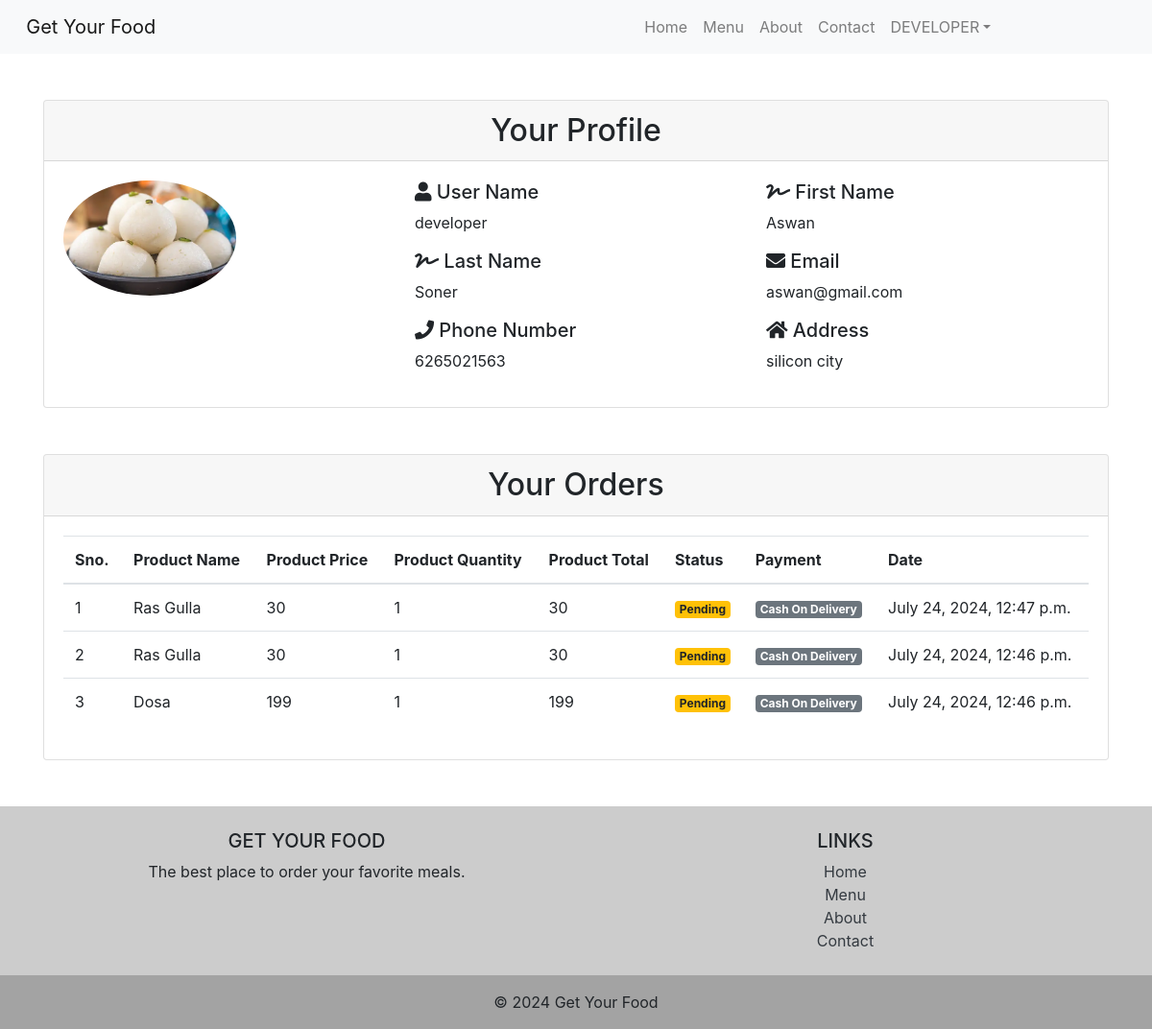
/profile/ (signed in), run on the app's committed database.
### ajax_app/models.py (models this page shows, shortened)
class CustomUser(AbstractUser):
    phone_number = models.CharField(max_length=10)
    address = models.CharField(max_length=100)
    image = models.ImageField(upload_to='user_image/', null=True)
    groups = models.ManyToManyField(
        Group,
        related_name='customuser_set',
        blank=True,
        help_text=('The groups this user belongs to. A user will get all permissions granted to each of their groups.'),
        related_query_name='customuser',
    )
    user_permissions = models.ManyToManyField(
        Permission,
        related_name='customuser_set',
        blank=True,
        help_text=('Specific permissions for this user.'),
        related_query_name='customuser',
    )

class Orders(models.Model):
    status_choices = [
        ('p', 'Pending'),
        ('c', 'Completed'),
        ('r', 'Rejected'),
    ]
    payment_choices = [
        ('cod', 'Cash on Delivery'),
        ('u', 'Upi'),
        ('c', 'Card'),
    ]
    user = models.ForeignKey(CustomUser, on_delete=models.CASCADE)
    product = models.ForeignKey(Product, on_delete=models.CASCADE)
    quantity = models.PositiveIntegerField(default=1)
    total = models.PositiveIntegerField(default=0)
    created_at = models.DateTimeField(auto_now_add=True)
    status = models.CharField(max_length=100, choices=status_choices, default='p')
    payment = models.CharField(max_length=100, choices=payment_choices, default='cod')
    class Meta:
        ordering = ['-created_at']

class Product(models.Model):
    name = models.CharField(max_length=100)
    price = models.IntegerField(default=0)
    description = models.CharField(max_length=100)
    image = models.ImageField(upload_to='images/')
    category = models.ForeignKey(Category, on_delete=models.CASCADE)
    class Meta:
        ordering = ['category']

### ajax_app/views.py (the view, shortened to what this page needs)
# urls.py: path('profile/', ProfileView.as_view(), name='profile'),
class ProfileView(generic.View):
    template_name = 'profile.html'
    def get(self, request):
        orders = Orders.objects.filter(user=request.user)
        return render(request, self.template_name, {'orders': orders})

### ajax_app/templates/profile.html
{% extends 'base.html' %}
{% block content %}
<div class="container my-5">
    <div class="card mb-5">
        <div class="card-header">
            <h2 class="text-center mb-0">Your Profile</h2>
        </div>
        <div class="card-body">
            <div class="row">
                <div class="col-md-4">
                    <img src="{{ user.image.url }}" class="img-fluid rounded-circle" alt="profile" style="display: block;
                    width: 180px;
                    height: autopx;">
                </div>
                <div class="col-md-8">
                    <div class="row">
                        <div class="col-md-6">
                            <h5><i class="fas fa-user"></i> User Name</h5>
                            <p>{{ user.username }}</p>
                        </div>
                        <div class="col-md-6">
                            <h5><i class="fas fa-signature"></i> First Name</h5>
                            <p>{{ user.first_name }}</p>
                        </div>
                        <div class="col-md-6">
                            <h5><i class="fas fa-signature"></i> Last Name</h5>
                            <p>{{ user.last_name }}</p>
                        </div>
                        <div class="col-md-6">
                            <h5><i class="fas fa-envelope"></i> Email</h5>
                            <p>{{ user.email }}</p>
                        </div>
                        <div class="col-md-6">
                            <h5><i class="fas fa-phone"></i> Phone Number</h5>
                            <p>{{ user.phone_number }}</p>
                        </div>
                        <div class="col-md-6">
                            <h5><i class="fas fa-home"></i> Address</h5>
                            <p>{{ user.address }}</p>
                        </div>
                    </div>
                </div>
            </div>
        </div>
    </div>
    <div class="card">
        <div class="card-header">
            <h2 class="text-center mb-0">Your Orders</h2>
        </div>
        <div class="card-body">
            <div class="table-responsive">
                <table class="table table-hover">
                    <thead>
                        <tr>
                            <th scope="col">Sno.</th>
                            <th scope="col">Product Name</th>
                            <th scope="col">Product Price</th>
                            <th scope="col">Product Quantity</th>
                            <th scope="col">Product Total</th>
                            <th scope="col">Status</th>
                            <th scope="col">Payment</th>
                            <th scope="col">Date</th>
                        </tr>
                    </thead>
                    <tbody>
                        {% for order in orders %}
                        <tr>
                            <td>{{forloop.counter}}</td>
                            <td>{{ order.product.name }}</td>
                            <td>{{ order.product.price }}</td>
                            <td>{{ order.quantity }}</td>
                            <td>{{ order.total }}</td>
                            <td>
                                {% if order.status == 'c' %}
                                <span class="badge badge-success">Completed</span>
                                {% elif order.status == 'r' %}
                                <span class="badge badge-danger">Rejected</span>
                                {% else %}
                                <span class="badge badge-warning">Pending</span>
                                {% endif %}
                            </td>
                            <td>
                                {% if order.payment == 'c' %}
                                <span class="badge badge-primary">Card</span>
                                {% elif order.payment == 'u' %}
                                <span class="badge badge-info">UPI</span>
                                {% else %}
                                <span class="badge badge-secondary">Cash On Delivery</span>
                                {% endif %}
                            </td>
                            <td>{{ order.created_at }}</td>
                        </tr>
                        {% empty %}
                        <tr>
                            <td colspan="7" class="text-center">No orders yet</td>
                        </tr>
                        {% endfor %}
                    </tbody>
                </table>
            </div>
        </div>
    </div>
</div>
<link href="https://cdnjs.cloudflare.com/ajax/libs/font-awesome/5.15.4/css/all.min.css" rel="stylesheet">
{% endblock %}

### ajax_app/templates/base.html (shortened to what this page needs)
{% load static %}
<!DOCTYPE html>
<html lang="en">
<head>
    <link href="https://stackpath.bootstrapcdn.com/bootstrap/4.5.2/css/bootstrap.min.css" rel="stylesheet">
    <link href="https://cdnjs.cloudflare.com/ajax/libs/font-awesome/5.15.4/css/all.min.css" rel="stylesheet">
    <link href="{% static 'ajax_app/style.css' %}" rel="stylesheet">
</head>
<body>
    <nav class="navbar navbar-expand-lg navbar-light bg-light">
        <a class="navbar-brand" href="{% url 'home' %}">&nbsp;&nbsp;Get Your Food</a>
        <div class="collapse navbar-collapse" id="navbarNav">
            <ul class="navbar-nav ml-auto">
                <li class="nav-item">
                    <a class="nav-link" href="{% url 'home' %}">Home</a>
                </li>
                <li class="nav-item">
                    <a class="nav-link" href="{% url 'menu' %}">Menu</a>
                </li>
                <li class="nav-item">
                    <a class="nav-link" href="{% url 'about' %}">About</a>
                </li>
                <li class="nav-item">
                    <a class="nav-link" href="{% url 'contact' %}">Contact</a>
                </li>
                <li class="nav-item">
                    {% if request.user.is_authenticated %}
                        <li class="nav-item dropdown">
                            <a class="nav-link dropdown-toggle" data-toggle="dropdown" href="#" role="button" aria-expanded="false">{{user| upper}}</a>
                        </li>
                    {% else %}
                        <a class="nav-link" href="{% url 'login' %}">Login</a>
                    {% endif %}
                </li>
                <li class="nav-item">
                </li>
                <li class="nav-item">
                </li>
            </ul>
        </div>
    </nav>
    {% block content %}
    {% endblock %}
    <footer class="text-center text-lg-start" style="background-color: rgba(0, 0, 0, 0.2);">
        <div class="container p-4">
            <div class="row">
                <div class="col-lg-6 col-md-12 mb-4 mb-md-0">
                    <h5 class="text-uppercase">Get Your Food</h5>
                    <p>
                        The best place to order your favorite meals.
                    </p>
                </div>
                <div class="col-lg-6 col-md-12 mb-4 mb-md-0">
                    <h5 class="text-uppercase">Links</h5>
                    <ul class="list-unstyled mb-0">
                        <li>
                            <a href="{% url 'home' %}" class="text-dark">Home</a>
                        </li>
                        <li>
                            <a href="{% url 'menu' %}" class="text-dark">Menu</a>
                        </li>
                        <li>
                            <a href="{% url 'about' %}" class="text-dark">About</a>
                        </li>
                        <li>
                            <a href="{% url 'contact' %}" class="text-dark">Contact</a>
                        </li>
                    </ul>
                </div>
            </div>
        </div>
        <div class="text-center p-3" style="background-color: rgba(0, 0, 0, 0.2);">
            © 2024 Get Your Food
        </div>
    </footer>
    <link href="https://cdnjs.cloudflare.com/ajax/libs/font-awesome/5.15.4/css/all.min.css" rel="stylesheet">
</body>
</html>

### ajax_app/static/ajax_app/style.css (style rules this page uses)
.img-fluid { max-width: 100%; height: auto; }

### data on the page
CustomUser: username "DEVELOPER", image (picture), username "developer", first_name "Aswan", last_name "Soner", email "aswan@gmail.com", phone_number "6265021563", address "silicon city"
Orders: product.name "Ras Gulla", product.price "30", quantity "1", total "30", status "Pending", payment "Cash On Delivery", created_at "July 24, 2024, 12:47 p.m."
Orders: product.name "Ras Gulla", product.price "30", quantity "1", total "30", status "Pending", payment "Cash On Delivery", created_at "July 24, 2024, 12:46 p.m."
Orders: product.name "Dosa", product.price "199", quantity "1", total "199", status "Pending", payment "Cash On Delivery", created_at "July 24, 2024, 12:46 p.m."
